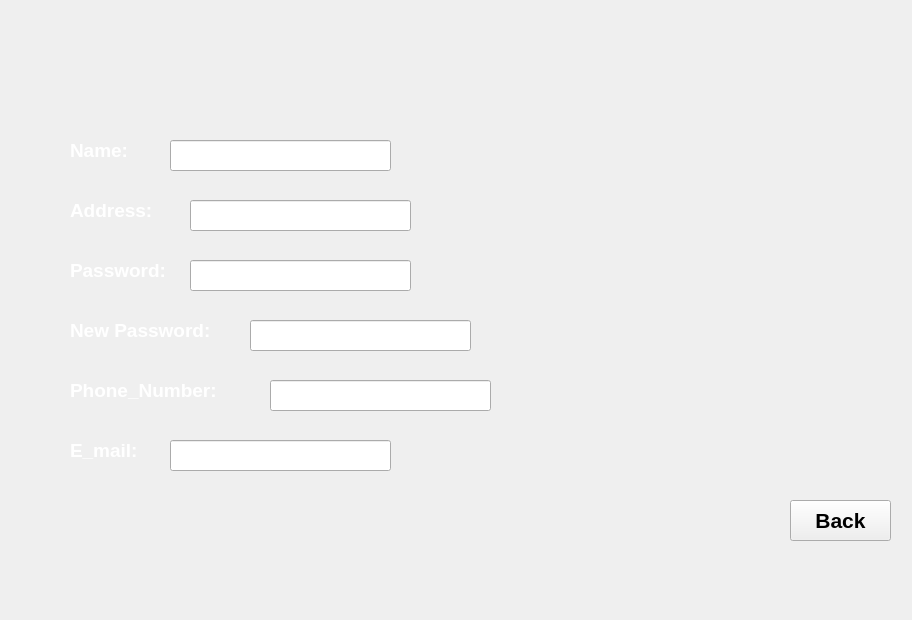
    <widget class="QWidget" name="SignUp2">
     <widget class="QLabel" name="label_34">
      <property name="geometry">
       <rect>
        <x>70</x>
        <y>430</y>
        <width>211</width>
        <height>41</height>
       </rect>
      </property>
      <property name="font">
       <font>
        <pointsize>14</pointsize>
        <bold>true</bold>
       </font>
      </property>
      <property name="styleSheet">
       <string notr="true">color: rgb(255, 255, 255);</string>
      </property>
      <property name="text">
       <string>E_mail:</string>
      </property>
     </widget>
     <widget class="QLineEdit" name="lineEdit_address_9">
      <property name="geometry">
       <rect>
        <x>170</x>
        <y>140</y>
        <width>221</width>
        <height>31</height>
       </rect>
      </property>
      <property name="styleSheet">
       <string notr="true">color: rgb(3, 3, 3);</string>
      </property>
     </widget>
     <widget class="QLineEdit" name="lineEdit_address_10">
      <property name="geometry">
       <rect>
        <x>190</x>
        <y>200</y>
        <width>221</width>
        <height>31</height>
       </rect>
      </property>
      <property name="styleSheet">
       <string notr="true">color: rgb(3, 3, 3);</string>
      </property>
     </widget>
     <widget class="QLabel" name="label_35">
      <property name="geometry">
       <rect>
        <x>70</x>
        <y>250</y>
        <width>211</width>
        <height>41</height>
       </rect>
      </property>
      <property name="font">
       <font>
        <pointsize>14</pointsize>
        <bold>true</bold>
       </font>
      </property>
      <property name="styleSheet">
       <string notr="true">color: rgb(255, 255, 255);</string>
      </property>
      <property name="text">
       <string>Password:</string>
      </property>
     </widget>
     <widget class="QLabel" name="label_36">
      <property name="geometry">
       <rect>
        <x>70</x>
        <y>310</y>
        <width>211</width>
        <height>41</height>
       </rect>
      </property>
      <property name="font">
       <font>
        <pointsize>14</pointsize>
        <bold>true</bold>
       </font>
      </property>
      <property name="styleSheet">
       <string notr="true">color: rgb(255, 255, 255);</string>
      </property>
      <property name="text">
       <string>New Password:</string>
      </property>
     </widget>
     <widget class="QLabel" name="label_37">
      <property name="geometry">
       <rect>
        <x>70</x>
        <y>370</y>
        <width>211</width>
        <height>41</height>
       </rect>
      </property>
      <property name="font">
       <font>
        <pointsize>14</pointsize>
        <bold>true</bold>
       </font>
      </property>
      <property name="styleSheet">
       <string notr="true">color: rgb(255, 255, 255);</string>
      </property>
      <property name="text">
       <string>Phone_Number:</string>
      </property>
     </widget>
     <widget class="QLineEdit" name="lineEdit_address_11">
      <property name="geometry">
       <rect>
        <x>270</x>
        <y>380</y>
        <width>221</width>
        <height>31</height>
       </rect>
      </property>
      <property name="styleSheet">
       <string notr="true">color: rgb(3, 3, 3);</string>
      </property>
     </widget>
     <widget class="QLineEdit" name="lineEdit_address_12">
      <property name="geometry">
       <rect>
        <x>250</x>
        <y>320</y>
        <width>221</width>
        <height>31</height>
       </rect>
      </property>
      <property name="styleSheet">
       <string notr="true">color: rgb(3, 3, 3);</string>
      </property>
     </widget>
     <widget class="QLabel" name="label_38">
      <property name="geometry">
       <rect>
        <x>70</x>
        <y>130</y>
        <width>211</width>
        <height>41</height>
       </rect>
      </property>
      <property name="font">
       <font>
        <pointsize>14</pointsize>
        <bold>true</bold>
       </font>
      </property>
      <property name="styleSheet">
       <string notr="true">color: rgb(255, 255, 255);</string>
      </property>
      <property name="text">
       <string>Name:</string>
      </property>
     </widget>
     <widget class="QLabel" name="label_39">
      <property name="geometry">
       <rect>
        <x>70</x>
        <y>190</y>
        <width>211</width>
        <height>41</height>
       </rect>
      </property>
      <property name="font">
       <font>
        <pointsize>14</pointsize>
        <bold>true</bold>
       </font>
      </property>
      <property name="styleSheet">
       <string notr="true">color: rgb(255, 255, 255);</string>
      </property>
      <property name="text">
       <string>Address:</string>
      </property>
     </widget>
     <widget class="QLineEdit" name="lineEdit_address_13">
      <property name="geometry">
       <rect>
        <x>190</x>
        <y>260</y>
        <width>221</width>
        <height>31</height>
       </rect>
      </property>
      <property name="styleSheet">
       <string notr="true">color: rgb(3, 3, 3);</string>
      </property>
     </widget>
     <widget class="QLabel" name="label_40">
      <property name="geometry">
       <rect>
        <x>62</x>
        <y>-1</y>
        <width>841</width>
        <height>611</height>
       </rect>
      </property>
      <property name="styleSheet">
       <string notr="true">background-image: url(:/res/image/coins.jpeg);</string>
      </property>
      <property name="text">
       <string/>
      </property>
     </widget>
     <widget class="QLineEdit" name="lineEdit_address_14">
      <property name="geometry">
       <rect>
        <x>170</x>
        <y>440</y>
        <width>221</width>
        <height>31</height>
       </rect>
      </property>
      <property name="styleSheet">
       <string notr="true">color: rgb(3, 3, 3);</string>
      </property>
     </widget>
     <widget class="QPushButton" name="pushButton_16">
      <property name="geometry">
       <rect>
        <x>790</x>
        <y>500</y>
        <width>101</width>
        <height>41</height>
       </rect>
      </property>
      <property name="font">
       <font>
        <pointsize>16</pointsize>
        <bold>true</bold>
       </font>
      </property>
      <property name="text">
       <string>Back</string>
      </property>
     </widget>
     <zorder>label_40</zorder>
     <zorder>label_34</zorder>
     <zorder>lineEdit_address_9</zorder>
     <zorder>lineEdit_address_10</zorder>
     <zorder>label_35</zorder>
     <zorder>label_36</zorder>
     <zorder>label_37</zorder>
     <zorder>lineEdit_address_11</zorder>
     <zorder>lineEdit_address_12</zorder>
     <zorder>label_38</zorder>
     <zorder>label_39</zorder>
     <zorder>lineEdit_address_13</zorder>
     <zorder>lineEdit_address_14</zorder>
     <zorder>pushButton_16</zorder>
    </widget>
